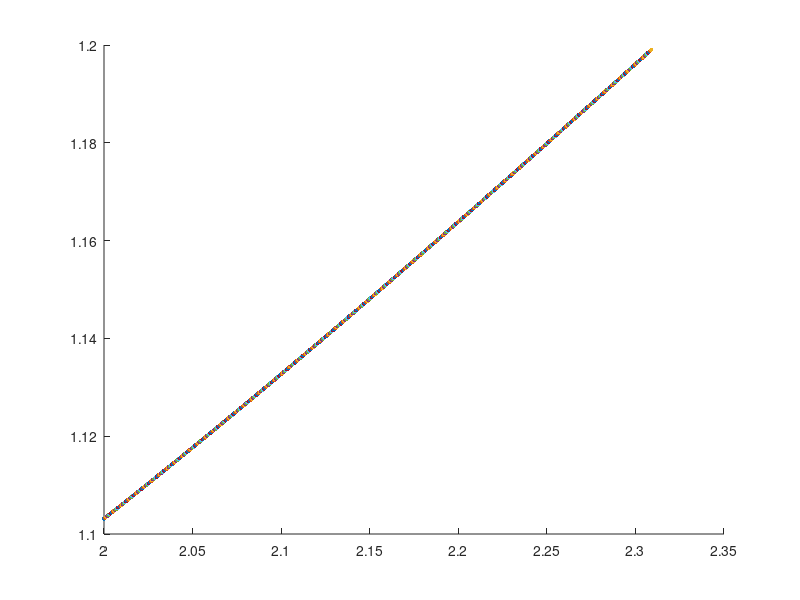

Here is the MATLAB script that generated this plot:
%the basic idea of this script is to test a bunch of points in the rhA
%space and plot stability for varying x values of the periodic trajectories
%so more trends of bifurcations can be analyzed with respect to x

function FloquetVaryX
    %our parameters
    n = 500; %number of slices for each plane
    w = 100;
    A = 1;
    %set up our graphing
    x = [];
    y = [];
    rvals = linspace(-1,1,n);
    for r = rvals
       hvals = linspace(-10,10,1);
       for h = hvals
           fms = getFMS(r,h,w,A);
           for f = fms
               x = [x, f(1)];
               y = [y, f(2)];
           end
       end
       scatter(x,y, 9, 'filled'); hold on;
       x = [];
       y = [];
    end
end

%same as always, gets the floquet multipliers for a system with given
%parameters
function FMs = getFMS(m,h,w,A)
%calculate the roots of the function
    r = roots([-1 0 m h]);
    %save only real roots and transpose (needed later)
    r = r(imag(r)==0).';
    %initialize return value
    xs = [];
    mus = [];
    %iterate through each root
    for root = r
        %our perturbations
        p = linspace(-.005,.005,2);
        results =[];
        for perturb = p
            tvec = linspace(0,2*pi/w,2);
            opts = odeset('RelTol',1e-4,'AbsTol',1e-5);
            %numerically integrate
            [t,x] = ode45(@(t,x) h+m*x-x.^3+A*sin(w*t),tvec,root+perturb, opts);
            results = [results, abs((x(end)-root)/perturb)];
        end
        mus = [mus, mean(results)];
        xs = [xs, root];
    end
    FMs = [xs; mus];
end